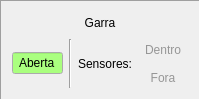
         <widget class="QFrame" name="frame_bateria_4">
          <property name="sizePolicy">
           <sizepolicy hsizetype="Minimum" vsizetype="Minimum">
            <horstretch>1</horstretch>
            <verstretch>1</verstretch>
           </sizepolicy>
          </property>
          <property name="frameShape">
           <enum>QFrame::Panel</enum>
          </property>
          <property name="frameShadow">
           <enum>QFrame::Sunken</enum>
          </property>
          <layout class="QGridLayout" name="gridLayout_19">
           <item row="1" column="3" rowspan="2">
            <widget class="QLabel" name="texto_garra_2">
             <property name="sizePolicy">
              <sizepolicy hsizetype="Preferred" vsizetype="Preferred">
               <horstretch>2</horstretch>
               <verstretch>1</verstretch>
              </sizepolicy>
             </property>
             <property name="text">
              <string>Sensores:</string>
             </property>
             <property name="alignment">
              <set>Qt::AlignCenter</set>
             </property>
            </widget>
           </item>
           <item row="1" column="2" rowspan="2">
            <widget class="Line" name="line_2">
             <property name="orientation">
              <enum>Qt::Vertical</enum>
             </property>
            </widget>
           </item>
           <item row="1" column="4">
            <widget class="QLabel" name="texto_dentro">
             <property name="sizePolicy">
              <sizepolicy hsizetype="Preferred" vsizetype="Preferred">
               <horstretch>2</horstretch>
               <verstretch>1</verstretch>
              </sizepolicy>
             </property>
             <property name="palette">
              <palette>
               <active>
                <colorrole role="WindowText">
                 <brush brushstyle="SolidPattern">
                  <color alpha="255">
                   <red>150</red>
                   <green>150</green>
                   <blue>150</blue>
                  </color>
                 </brush>
                </colorrole>
               </active>
               <inactive>
                <colorrole role="WindowText">
                 <brush brushstyle="SolidPattern">
                  <color alpha="255">
                   <red>150</red>
                   <green>150</green>
                   <blue>150</blue>
                  </color>
                 </brush>
                </colorrole>
               </inactive>
               <disabled>
                <colorrole role="WindowText">
                 <brush brushstyle="SolidPattern">
                  <color alpha="255">
                   <red>190</red>
                   <green>190</green>
                   <blue>190</blue>
                  </color>
                 </brush>
                </colorrole>
               </disabled>
              </palette>
             </property>
             <property name="text">
              <string>Dentro</string>
             </property>
             <property name="alignment">
              <set>Qt::AlignCenter</set>
             </property>
            </widget>
           </item>
           <item row="2" column="4">
            <widget class="QLabel" name="texto_fora">
             <property name="sizePolicy">
              <sizepolicy hsizetype="Preferred" vsizetype="Preferred">
               <horstretch>2</horstretch>
               <verstretch>1</verstretch>
              </sizepolicy>
             </property>
             <property name="palette">
              <palette>
               <active>
                <colorrole role="WindowText">
                 <brush brushstyle="SolidPattern">
                  <color alpha="255">
                   <red>150</red>
                   <green>150</green>
                   <blue>150</blue>
                  </color>
                 </brush>
                </colorrole>
               </active>
               <inactive>
                <colorrole role="WindowText">
                 <brush brushstyle="SolidPattern">
                  <color alpha="255">
                   <red>150</red>
                   <green>150</green>
                   <blue>150</blue>
                  </color>
                 </brush>
                </colorrole>
               </inactive>
               <disabled>
                <colorrole role="WindowText">
                 <brush brushstyle="SolidPattern">
                  <color alpha="255">
                   <red>190</red>
                   <green>190</green>
                   <blue>190</blue>
                  </color>
                 </brush>
                </colorrole>
               </disabled>
              </palette>
             </property>
             <property name="text">
              <string>Fora</string>
             </property>
             <property name="alignment">
              <set>Qt::AlignCenter</set>
             </property>
            </widget>
           </item>
           <item row="0" column="1" colspan="4">
            <widget class="QLabel" name="label_23">
             <property name="sizePolicy">
              <sizepolicy hsizetype="Preferred" vsizetype="Preferred">
               <horstretch>1</horstretch>
               <verstretch>1</verstretch>
              </sizepolicy>
             </property>
             <property name="text">
              <string>Garra</string>
             </property>
             <property name="alignment">
              <set>Qt::AlignCenter</set>
             </property>
            </widget>
           </item>
           <item row="1" column="1" rowspan="2">
            <widget class="QLineEdit" name="texto_garra">
             <property name="sizePolicy">
              <sizepolicy hsizetype="Ignored" vsizetype="Fixed">
               <horstretch>2</horstretch>
               <verstretch>0</verstretch>
              </sizepolicy>
             </property>
             <property name="palette">
              <palette>
               <active>
                <colorrole role="Base">
                 <brush brushstyle="SolidPattern">
                  <color alpha="255">
                   <red>170</red>
                   <green>255</green>
                   <blue>127</blue>
                  </color>
                 </brush>
                </colorrole>
               </active>
               <inactive>
                <colorrole role="Base">
                 <brush brushstyle="SolidPattern">
                  <color alpha="255">
                   <red>170</red>
                   <green>255</green>
                   <blue>127</blue>
                  </color>
                 </brush>
                </colorrole>
               </inactive>
               <disabled>
                <colorrole role="Base">
                 <brush brushstyle="SolidPattern">
                  <color alpha="255">
                   <red>239</red>
                   <green>235</green>
                   <blue>231</blue>
                  </color>
                 </brush>
                </colorrole>
               </disabled>
              </palette>
             </property>
             <property name="text">
              <string>Aberta</string>
             </property>
             <property name="frame">
              <bool>true</bool>
             </property>
             <property name="alignment">
              <set>Qt::AlignCenter</set>
             </property>
             <property name="readOnly">
              <bool>true</bool>
             </property>
            </widget>
           </item>
          </layout>
         </widget>
